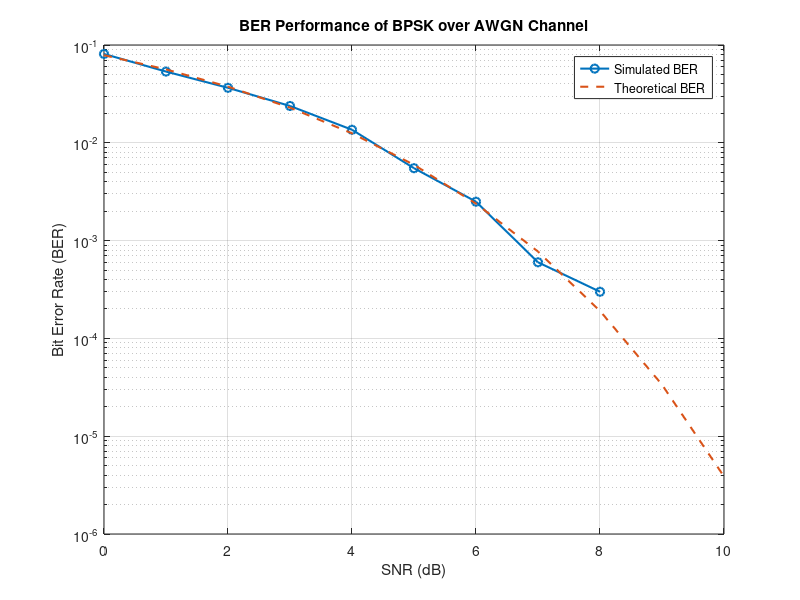

This chart was generated by the following MATLAB code:
clearvars; close all;
s = 1;
sigma2 = 1; sigma = sqrt(sigma2);
r_decision_boundary = 0;
Nsim = 10000;
Ncorr = 0;

gamma_dB = 0:1:10; % SNR Range in dB

BER_sim = zeros(size(gamma_dB));
BER_theory = zeros(size(gamma_dB));

for i = 1:length(gamma_dB)

     % (a) Convert SNR from dB to linear scale
    gamma = 10^(gamma_dB(i)/10);
    % (b) Convert SNR to noise variance
    sigma2 = s^2/(2*gamma);
    sigma = sqrt(sigma2);

    Nerr = 0;
    
    % Monte-Carlo Experimental Trials
    for ksim = 1:Nsim
        Xtx = randi(2,1) - 1; % random generation of X = 0 and X = 1
        if Xtx == 1 % if X = 1, transmit s, else transmit -s volts
            s_tx = s;
        else
            s_tx = -s;
        end
        % Matlab's function randn generates Gaussian distributed random
        % variable with variance of 1. Multiply by sigma to make the variance
        % sigma^2
        n = sigma*randn;
        % received signal
        r = s_tx + n;
        % Bayesian receiver
        if r > r_decision_boundary
            Xhat_rx = 1;
        else
            Xhat_rx = 0;
        end
% Update the counters
        if Xtx ~= Xhat_rx % if the receiver has decided correctly
           Nerr = Nerr + 1; %increment the count of correct bit decision at the receiver
        end
    end
    % (c) Compute Bit Error Rate (BER)
    BER_sim(i) = Nerr / Nsim;
    BER_theory(i) = 0.5 * erfc(sqrt(gamma));

end

% Plot BER vs SNR
semilogy(gamma_dB, BER_sim, 'o-', 'LineWidth', 1.5); hold on;
semilogy(gamma_dB, BER_theory, '--', 'LineWidth', 1.5);
grid on;
xlabel('SNR (dB)');
ylabel('Bit Error Rate (BER)');
legend('Simulated BER', 'Theoretical BER');
title('BER Performance of BPSK over AWGN Channel');
